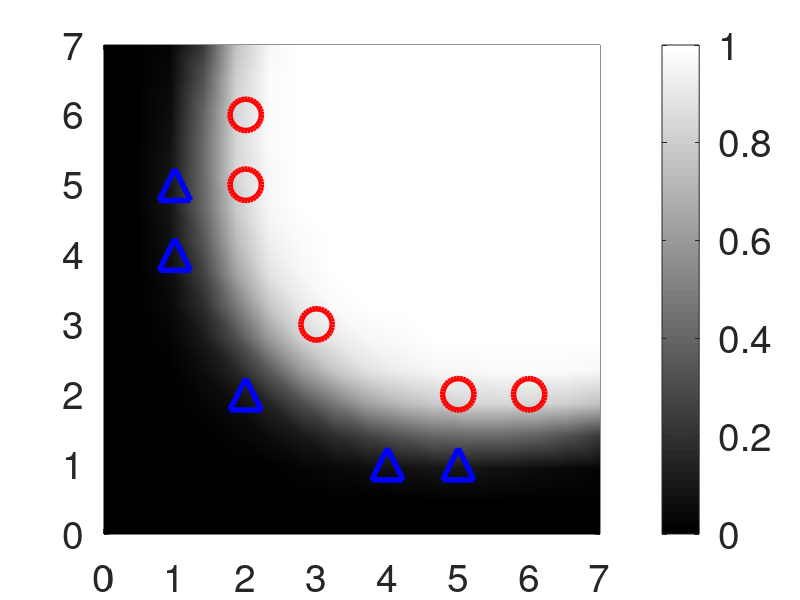
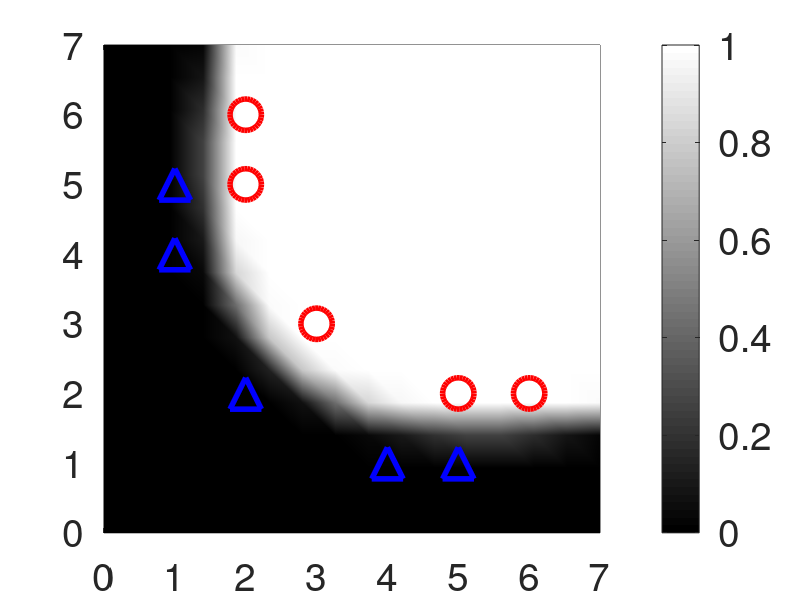

Write the MATLAB code that produced these figures, in order.
%
%close all
clear
DATA.LINEWIDTH=4;
DATA.FONTSIZE=28;
DATA.MARKERSIZE=20;



X1=load('data1.txt'); 
X2=load('data2.txt');


%%%%%%%%%%%%%%%%%%%%%%%%%%%%%%%%%%%%%%%%%%%%%%%%%%%%%%%%%%%%%%%%%%%%%%%%%%%%%%%%
function F=func_sigmoid(C,X)
    F=1./(1.0+exp(-func_a(X)*C));
endfunction

function a=func_a(X)
    b0=ones(size(X,1),1);
    b1=X;
    b2=[X(:,1).^2 X(:,2).^2 X(:,1).*X(:,2)];
    a=[b0 b1 b2];
    
endfunction


function H=func_logit(F)
    H=log(F./(1-F));
endfunction

function C=func_getc(X1,X2,B,DATA)

    Y1=B*ones(size(X1,1),1);
    Y2=(1-B)*ones(size(X2,1),1);


    X=[X1;X2];
    Y=[Y1;Y2];
    A=func_a(X);

    C=inv(A'*A)*A'*func_logit(Y);

    L=16;
    U=linspace(round(min(X(:,1)))-1,round(max(X(:,1)))+1,L);
    V=linspace(round(min(X(:,2)))-1,round(max(X(:,2)))+1,L);
    [UU VV]=meshgrid(U,V);
    ZZ=zeros(size(UU));
    L=numel(UU);
    for II=1:L
        ZZ(II)=func_sigmoid(C,[UU(II) VV(II)]);
    endfor
   
    pcolor(UU,VV,ZZ)
    colormap(gray)
    shading interp;
    hc=colorbar;
    set(hc,'fontsize',DATA.FONTSIZE);

    hold on
    scatter(X1(:,1),X1(:,2),512,'b','^','linewidth',DATA.LINEWIDTH) 
    hold off
    hold on
    scatter(X2(:,1),X2(:,2),512,'r','o','linewidth',DATA.LINEWIDTH) 
    hold off
    %hold on
    %plot(U,-(C(1)/C(3))-(C(2)/C(3))*U,':k','linewidth',DATA.LINEWIDTH)
    %ylim([min(V) max(V)])
    %hold off

    grid

    set(gca,'fontsize',DATA.FONTSIZE);

endfunction

B=0.1
C=func_getc(X1,X2,B,DATA)
%set(gca,'linewidth',LINEWIDTH);
print(gcf,'ex1s1-reglogrnr1poly.eps','-depsc')

B=0.001
C=func_getc(X1,X2,B,DATA)
%set(gca,'linewidth',LINEWIDTH);
print(gcf,'ex1s2-reglogrnr1poly.eps','-depsc')
